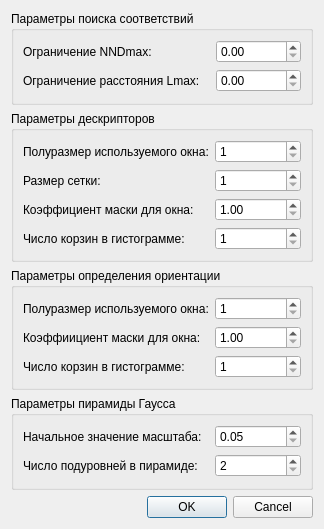
<?xml version="1.0" encoding="UTF-8"?>
<ui version="4.0">
 <class>DescriptorSettingsDialog</class>
 <widget class="QDialog" name="DescriptorSettingsDialog">
  <property name="geometry">
   <rect>
    <x>0</x>
    <y>0</y>
    <width>324</width>
    <height>529</height>
   </rect>
  </property>
  <property name="sizePolicy">
   <sizepolicy hsizetype="Maximum" vsizetype="Maximum">
    <horstretch>0</horstretch>
    <verstretch>0</verstretch>
   </sizepolicy>
  </property>
  <property name="windowTitle">
   <string>Параметры</string>
  </property>
  <layout class="QVBoxLayout" name="verticalLayout">
   <item>
    <widget class="QGroupBox" name="correspGroupBox">
     <property name="title">
      <string>Параметры поиска соответствий</string>
     </property>
     <layout class="QFormLayout" name="formLayout_2">
      <item row="0" column="0">
       <widget class="QLabel" name="label_4">
        <property name="text">
         <string>Ограничение NNDmax:</string>
        </property>
       </widget>
      </item>
      <item row="1" column="0">
       <widget class="QLabel" name="label_5">
        <property name="text">
         <string>Ограничение расстояния Lmax:   </string>
        </property>
       </widget>
      </item>
      <item row="0" column="1">
       <widget class="QDoubleSpinBox" name="correspNNDmaxSpinBox">
        <property name="maximum">
         <double>1.000000000000000</double>
        </property>
        <property name="singleStep">
         <double>0.050000000000000</double>
        </property>
       </widget>
      </item>
      <item row="1" column="1">
       <widget class="QDoubleSpinBox" name="correspLmaxSpinBox">
        <property name="maximum">
         <double>1000.000000000000000</double>
        </property>
       </widget>
      </item>
     </layout>
    </widget>
   </item>
   <item>
    <widget class="QGroupBox" name="descGroupBox">
     <property name="title">
      <string>Параметры дескрипторов</string>
     </property>
     <layout class="QFormLayout" name="formLayout_4">
      <item row="0" column="0">
       <widget class="QLabel" name="label_13">
        <property name="text">
         <string>Полуразмер используемого окна:</string>
        </property>
       </widget>
      </item>
      <item row="0" column="1">
       <widget class="QSpinBox" name="descRadiusSpinBox">
        <property name="minimum">
         <number>1</number>
        </property>
       </widget>
      </item>
      <item row="1" column="0">
       <widget class="QLabel" name="label_12">
        <property name="text">
         <string>Размер сетки:</string>
        </property>
       </widget>
      </item>
      <item row="1" column="1">
       <widget class="QSpinBox" name="descNetSizeSpinBox">
        <property name="minimum">
         <number>1</number>
        </property>
       </widget>
      </item>
      <item row="2" column="0">
       <widget class="QLabel" name="label_15">
        <property name="text">
         <string>Коэффициент маски для окна:</string>
        </property>
       </widget>
      </item>
      <item row="2" column="1">
       <widget class="QDoubleSpinBox" name="descMaskSigmaSpinBox">
        <property name="minimum">
         <double>1.000000000000000</double>
        </property>
        <property name="singleStep">
         <double>0.050000000000000</double>
        </property>
       </widget>
      </item>
      <item row="3" column="0">
       <widget class="QLabel" name="label_18">
        <property name="text">
         <string>Число корзин в гистограмме:</string>
        </property>
       </widget>
      </item>
      <item row="3" column="1">
       <widget class="QSpinBox" name="descHystSpinBox">
        <property name="minimum">
         <number>1</number>
        </property>
       </widget>
      </item>
     </layout>
    </widget>
   </item>
   <item>
    <widget class="QGroupBox" name="orientGroupBox">
     <property name="title">
      <string>Параметры определения ориентации</string>
     </property>
     <layout class="QFormLayout" name="formLayout">
      <item row="0" column="0">
       <widget class="QLabel" name="label_3">
        <property name="text">
         <string>Полуразмер используемого окна:</string>
        </property>
       </widget>
      </item>
      <item row="0" column="1">
       <widget class="QSpinBox" name="orientRadiusSpinBox">
        <property name="minimum">
         <number>1</number>
        </property>
       </widget>
      </item>
      <item row="1" column="0">
       <widget class="QLabel" name="label_2">
        <property name="text">
         <string>Коэффиициент маски для окна:</string>
        </property>
       </widget>
      </item>
      <item row="2" column="0">
       <widget class="QLabel" name="label_19">
        <property name="text">
         <string>Число корзин в гистограмме:</string>
        </property>
       </widget>
      </item>
      <item row="2" column="1">
       <widget class="QSpinBox" name="orientHystSizeSpinBox">
        <property name="minimum">
         <number>1</number>
        </property>
       </widget>
      </item>
      <item row="1" column="1">
       <widget class="QDoubleSpinBox" name="orientMaskSigmaSpinBox">
        <property name="minimum">
         <double>1.000000000000000</double>
        </property>
        <property name="singleStep">
         <double>0.050000000000000</double>
        </property>
       </widget>
      </item>
     </layout>
    </widget>
   </item>
   <item>
    <widget class="QGroupBox" name="pyramidGroupBox">
     <property name="title">
      <string>Параметры пирамиды Гаусса</string>
     </property>
     <layout class="QFormLayout" name="formLayout_3">
      <item row="0" column="0">
       <widget class="QLabel" name="label">
        <property name="text">
         <string>Начальное значение масштаба:  </string>
        </property>
       </widget>
      </item>
      <item row="0" column="1">
       <widget class="QDoubleSpinBox" name="pyramidInitSigmaSpinBox">
        <property name="minimum">
         <double>0.050000000000000</double>
        </property>
        <property name="singleStep">
         <double>0.050000000000000</double>
        </property>
       </widget>
      </item>
      <item row="1" column="0">
       <widget class="QLabel" name="label_6">
        <property name="text">
         <string>Число подуровней в пирамиде:</string>
        </property>
       </widget>
      </item>
      <item row="1" column="1">
       <widget class="QSpinBox" name="pyramidLevelsSpinBox">
        <property name="minimum">
         <number>2</number>
        </property>
        <property name="maximum">
         <number>10</number>
        </property>
       </widget>
      </item>
     </layout>
    </widget>
   </item>
   <item>
    <widget class="QDialogButtonBox" name="buttonBox">
     <property name="orientation">
      <enum>Qt::Horizontal</enum>
     </property>
     <property name="standardButtons">
      <set>QDialogButtonBox::Cancel|QDialogButtonBox::Ok</set>
     </property>
    </widget>
   </item>
  </layout>
 </widget>
 <resources/>
 <connections>
  <connection>
   <sender>buttonBox</sender>
   <signal>accepted()</signal>
   <receiver>DescriptorSettingsDialog</receiver>
   <slot>accept()</slot>
   <hints>
    <hint type="sourcelabel">
     <x>248</x>
     <y>254</y>
    </hint>
    <hint type="destinationlabel">
     <x>157</x>
     <y>274</y>
    </hint>
   </hints>
  </connection>
  <connection>
   <sender>buttonBox</sender>
   <signal>rejected()</signal>
   <receiver>DescriptorSettingsDialog</receiver>
   <slot>reject()</slot>
   <hints>
    <hint type="sourcelabel">
     <x>316</x>
     <y>260</y>
    </hint>
    <hint type="destinationlabel">
     <x>286</x>
     <y>274</y>
    </hint>
   </hints>
  </connection>
 </connections>
</ui>
